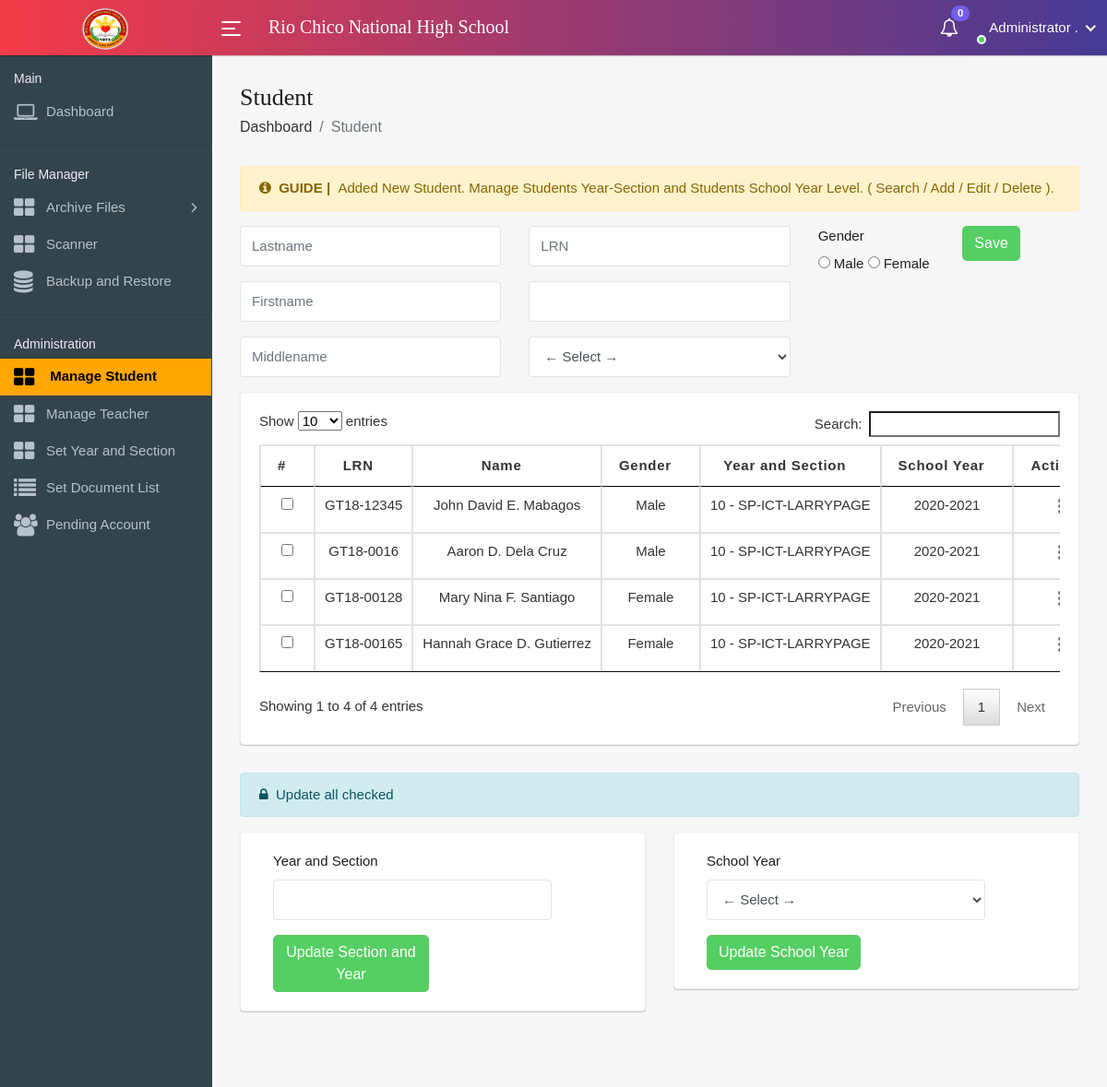
The app's page /package/admin/page-student.php (signed in) with its own data.
### tables this page shows
CREATE TABLE `tbl_student` (
  `std_id` int(11) NOT NULL,
  `std_lrn` varchar(100) NOT NULL,
  `std_lname` varchar(100) NOT NULL,
  `std_fname` varchar(100) NOT NULL,
  `std_mname` varchar(100) NOT NULL,
  `std_gender` varchar(100) NOT NULL,
  `year_section` varchar(100) NOT NULL,
  `school_year` varchar(100) NOT NULL
);

### package/admin/page-student.php (the view, shortened to what this page needs)
<!DOCTYPE html>
<html lang="en">
    <head>
        <link rel="stylesheet" href="assets/css/bootstrap.min.css">
        <link rel="stylesheet" href="assets/css/font-awesome.min.css">
		<link rel="stylesheet" href="assets/css/line-awesome.min.css">
		<link rel="stylesheet" href="assets/css/select2.min.css">
		<link rel="stylesheet" href="assets/css/bootstrap-datetimepicker.min.css">
        <link rel="stylesheet" href="assets/css/style.css">
		<link rel = "stylesheet" type = "text/css" href = "assets/css/jquery.dataTables.css" />
    </head>
    <body>
        <div class="main-wrapper">
            <div class="header">
                <div class="header-left">
                    <a href="index.php" class="logo">
						<img src="assets/img/rio.png" width="60" height="60" alt="">
					</a>
                </div>
				<a id="toggle_btn" href="javascript:void(0);">
					<span class="bar-icon">
						<span></span>
						<span></span>
						<span></span>
					</span>
				</a>
                <div class="page-title-box">
					<h3>Rio Chico National High School</h3>
                </div>
				<ul class="nav user-menu">
					<li class="nav-item dropdown">
							<a href="#" class="dropdown-toggle nav-link" data-toggle="dropdown">
								<i class="fa fa-bell-o"></i>
								<span class="badge badge-pill">
								<?php include('config.php');
									$result=mysqli_query($conn,"SELECT count(*) as total from tbl_user where u_status='Pending'");
									$data=mysqli_fetch_assoc($result);
									echo $data['total'];
								?>
								</span>
							</a>
								<?php  include('config.php');
									$query = mysqli_query($conn, "SELECT * FROM `tbl_user` WHERE `u_status`='Pending' ORDER BY `created_at` DESC") or die(mysqli_error($conn));
								?>
						</li>
					<li class="nav-item dropdown has-arrow main-drop">
						<a href="#" class="dropdown-toggle nav-link" data-toggle="dropdown">
							<span class="user-img"><img src="../images/<?php echo $_SESSION['A_Profile'];?>" alt="">
							<span class="status online"></span></span>
							<span><?php echo $_SESSION['A_Name']; ?></span>
						</a>
					</li>
				</ul>
            </div>
            <div class="sidebar" id="sidebar">
                <div class="sidebar-inner slimscroll">
					<div id="sidebar-menu" class="sidebar-menu">
						<ul>
						<li class="menu-title">
								<span>Main</span>
							</li>
							<li><a href="index.php"><i class="fa fa-laptop"></i> <span>Dashboard</span></a></li>
					<hr>
						<li class="menu-title">
								<span>File Manager</span>
							</li>
                            <li class="submenu">
								<a href="#"><i class="fa fa-th-large"></i> <span> Archive Files</span> <span class="menu-arrow"></span></a>
							</li>
							<li><a href="page-fileScanner.php"><i class="fa fa-th-large"></i> <span> Scanner</span></a></li>
							<li><a href="page-backup.php"><i class="fa fa-database"></i> <span> Backup and Restore</span></a></li>
					<hr>
						<li class="menu-title">
								<span>Administration</span>
							</li>
							<li><a href="page-student.php" style="background-color: #FFA600;"><font color="black"><strong><i class="fa fa-th-large"></i> <span> Manage Student</span></strong></font></a></li>
							<li><a href="page-teacherList.php"><i class="fa fa-th-large"></i> <span> Manage Teacher</span></a></li>
							<li><a href="page-year_section.php"><i class="fa fa-th-large"></i> <span> Set Year and Section</span></a></li>
							<li><a href="page-doctype.php"><i class="fa fa-list"></i> <span> Set Document List</span></a></li>
							<li><a href="page-pendingAccount.php"><i class="fa fa-users"></i> <span> Pending Account</span></a></li>
						</ul>
					</div>
                </div>
            </div>
            <div class="page-wrapper">
                <div class="content container-fluid">
					<div class="page-header">
						<div class="row">
							<div class="col-sm-12">
								<h3 class="page-title">Student</h3>
									<ul class="breadcrumb">
										<li class="breadcrumb-item"><a href="index.php">Dashboard</a></li>
										<li class="breadcrumb-item active">Student</li>
									</ul>
							</div>
						</div>
					</div>
                    <div class="alert alert-warning">
						<i class="fa fa-info-circle"></i>&nbsp;
                            <strong>GUIDE |</strong> &nbsp;Added New Student. Manage Students Year-Section and Students School Year Level. ( Search / Add / Edit / Delete ).
				    </div>
					<?php
						require('config.php');
						if(isset($_POST['searchBtn'])
						) {
							$fromDate = $_POST['fromDate'];
							$ToDate   = $_POST['toDate'];
							$newFromDate = explode('/', $fromDate)[2].'-'.explode('/', $fromDate)[1].'-'.explode('/', $fromDate)[0];
							$newToDate = explode('/', $ToDate)[2].'-'.explode('/', $ToDate)[1].'-'.explode('/', $ToDate)[0];
							$query = mysqli_query($conn, "SELECT * FROM `tbl_student` WHERE created_at BETWEEN '$newFromDate' AND '$newToDate'") or die(mysqli_error($conn));
						} else {
							$query = mysqli_query($conn, "SELECT * FROM `tbl_student`") or die(mysqli_error($conn));
						}
					?>
				<div class="row">
					<div class="col-md-12">
						<form method="POST" action="add-student.php">
							<div class="row">
								<div class="col-md-4">
									<div class="form-group">
										<input type="text" name="std_lname" placeholder="Lastname" class="form-control" required="required"/>
									</div>
									<div class="form-group">
										<input type="text" name="std_fname" placeholder="Firstname" class="form-control" required="required"/>
									</div>
									<div class="form-group">
										<input type="text" name="std_mname" placeholder="Middlename" class="form-control" required="required"/>
									</div>
								</div>
							<div class="col-md-4">
								<div class="form-group">
									<input type="number" name="std_lrn" placeholder="LRN" class="form-control" required="required"/>
								</div>
								<div class="form-group">
									<input list="browsers"  class="form-control" name="ys_yearsection" id="browser" required>
								</div>
							<div class="form-group">
								<select class="form-control" placeholder="School Year" name="schoolyear">
									<option selected disabled value="">&larr; Select &rarr;</option>
								</select>
							</div>
						</div>
								<div class="col-md-2">
									<div class="form-group">
										<label>Gender</label>
										<p>
										<input type="radio" name="std_gender" value="Male"> Male
										<input type="radio" name="std_gender" value="Female"> Female
											</p>
									</div>
								</div>
								<div class="col-md-2">
									<div class="form-group">
										<button name="save" class="btn btn-success" >Save</button>
									</div>
								</div>
							</div>
						</form>
					</div>
					</div>
				<div class="row">
					<div class="col-md-12">
						<div class="card">
							<div class="card-body">
								<div class="card-box">
									<div class="table-responsive">
		<div id = "content">
			<table id = "table" class="table table-bordered">
				<thead>
					<tr>
						<th class="text-center">#</th>
						<th class="text-center">LRN</th>
						<th class="text-center">Name</th>
						<th class="text-center">Gender</th>
						<th class="text-center">Year and Section</th>
						<th class="text-center">School Year</th>
						<th class="text-center">Action</th>
					</tr>
				</thead>
				<tbody>
					<?php while($fetch = mysqli_fetch_array($query) ){
                        $charat = substr($fetch['std_mname'], 0, 1);
                        $name = $fetch['std_fname'] . ' ' . $charat . '. ' . $fetch['std_lname'];
                        ?>
						<tr class="del_std<?php echo $fetch['std_id'] ?>">
							<td class="text-center"><input type="checkbox" onchange="updateSelectedStudents();" name="studentId" value="<?php echo $fetch['std_id'] ?>"></td>
							<td class="text-center"><?php echo $fetch['std_lrn'] ?></td>
							<td class="text-center"><?php echo $name ?></td>
							<td class="text-center"><?php echo $fetch['std_gender'] ?></td>
                            <td class="text-center"><?php echo $fetch['year_section'] ?></td>
							<td class="text-center"><?php echo $fetch['school_year'] ?></td>
							<td class="text-center">
								<div class="dropdown dropdown-action">
									<a href="#" class="action-icon dropdown-toggle" data-toggle="dropdown" aria-expanded="false"><i class="material-icons">more_vert</i></a>
								</div>
							</td>
						</tr>
					<?php } ?>
				</tbody>
			</table>
		</div>
									</div>
								</div>
							</div>
						</div>
					</div>
				</div>
				<div class="alert alert-info">
						<i class="fa fa-lock"></i>&nbsp; Update all checked
				</div>
				<div class="row">
					<div class="col-md-6">
						<div class="card">
							<div class="card-body">
								<div class="card-box">
					<div class="col-md-12">
                                        <form method="POST" action="update-allYSstudent.php">
                                            <div class="row">
							<div class="col-md-10">
								<div class="form-group">
									<label>Year and Section</label>
									<input list="browsers"  class="form-control" name="ys_yearsection" id="browser" required>
								</div>
							</div>
									<div  class="col-md-6">
							<button name="updateAllYS" class="btn btn-success" >Update Section and Year</button>
						</div>
					</form>
				</div>
									</div>
									</div>
									</div>
									</div>
									</div>
					<div class="col-md-6">
						<div class="card">
							<div class="card-body">
								<div class="card-box">
					<div class="col-md-12">
                                        <form method="POST" action="update-allSYstudent.php">
                                            <div class="row">
								<div class="col-md-10">
									<div class="form-group">
									<label>School Year</label>
										<select class="form-control" name="schoolyear" required>
										<option selected disabled value="">&larr; Select &rarr;</option>
									</select>
									</div>
								</div>
														<div  class="col-md-6">
                                                <button name="updateAllSY" class="btn btn-success" >Update School Year</button>
										</div>
                                            </div>
                                        </form>
                                    </div>
												</div>
												</div>
											</div>
										</div>
								</div>
				</div>
            </div>
    </body>
</html>

### records on screen
tbl_student: std_lrn "GT18-12345", name "John David E. Mabagos", std_gender "Male", year_section "10 - SP-ICT-LARRYPAGE", school_year "2020-2021"
tbl_student: std_lrn "GT18-0016", name "Aaron D. Dela Cruz", std_gender "Male", year_section "10 - SP-ICT-LARRYPAGE", school_year "2020-2021"
tbl_student: std_lrn "GT18-00128", name "Mary Nina F. Santiago", std_gender "Female", year_section "10 - SP-ICT-LARRYPAGE", school_year "2020-2021"
tbl_student: std_lrn "GT18-00165", name "Hannah Grace D. Gutierrez", std_gender "Female", year_section "10 - SP-ICT-LARRYPAGE", school_year "2020-2021"

### other values on screen
$data['total'] "0"
$_SESSION['A_Name'] "Administrator ."
